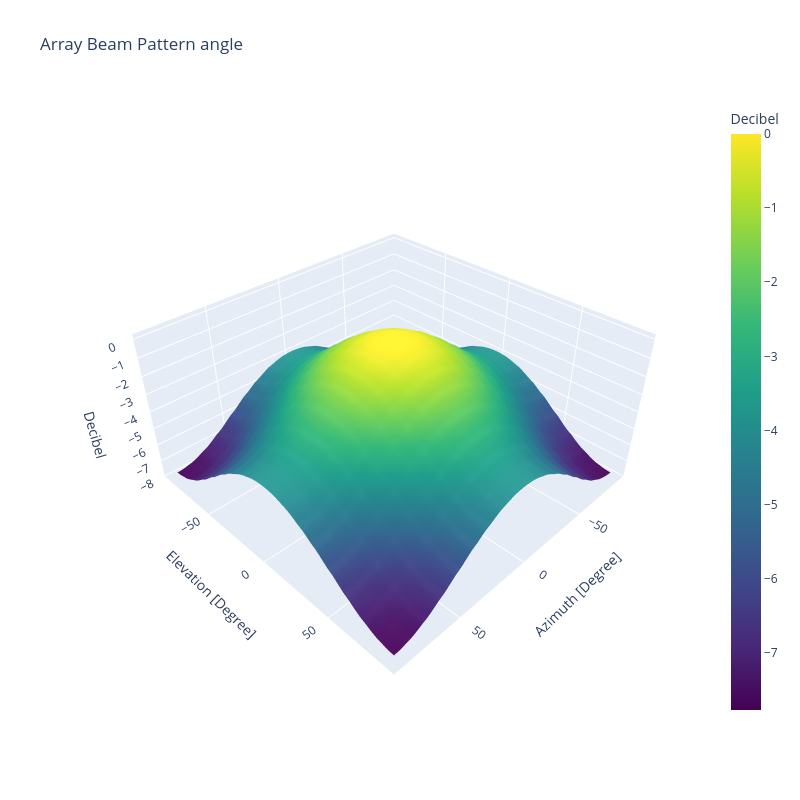

The notebook cell saved with this chart:
### Markdown cell above
#### Array Factor Below Operational Frequency

### Code cell
arr.plot.beam(
    DirectionDomain.ANGLE,
    PhaseUnit.DEGREE,
    AmplitudeDomain.AntennaFactor,
    AmplitudeUnit.DECIBEL,
    FigureType.SURFACE,
    Frequency(0.1, FrequencyUnit.GIGAHERTZ),
)
